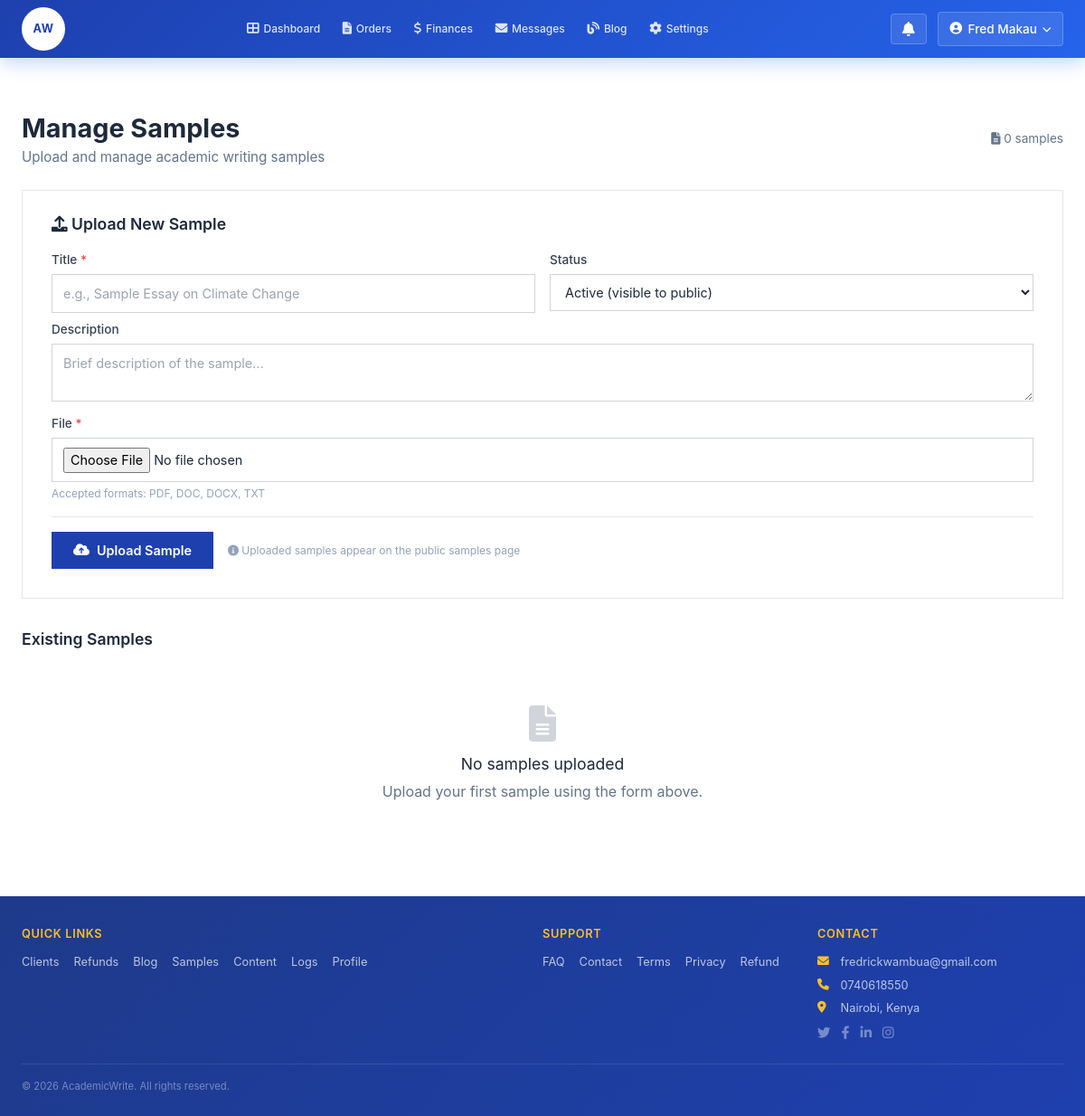
The page /api/v1/admin/samples/ (signed in) on the database as committed earlier.
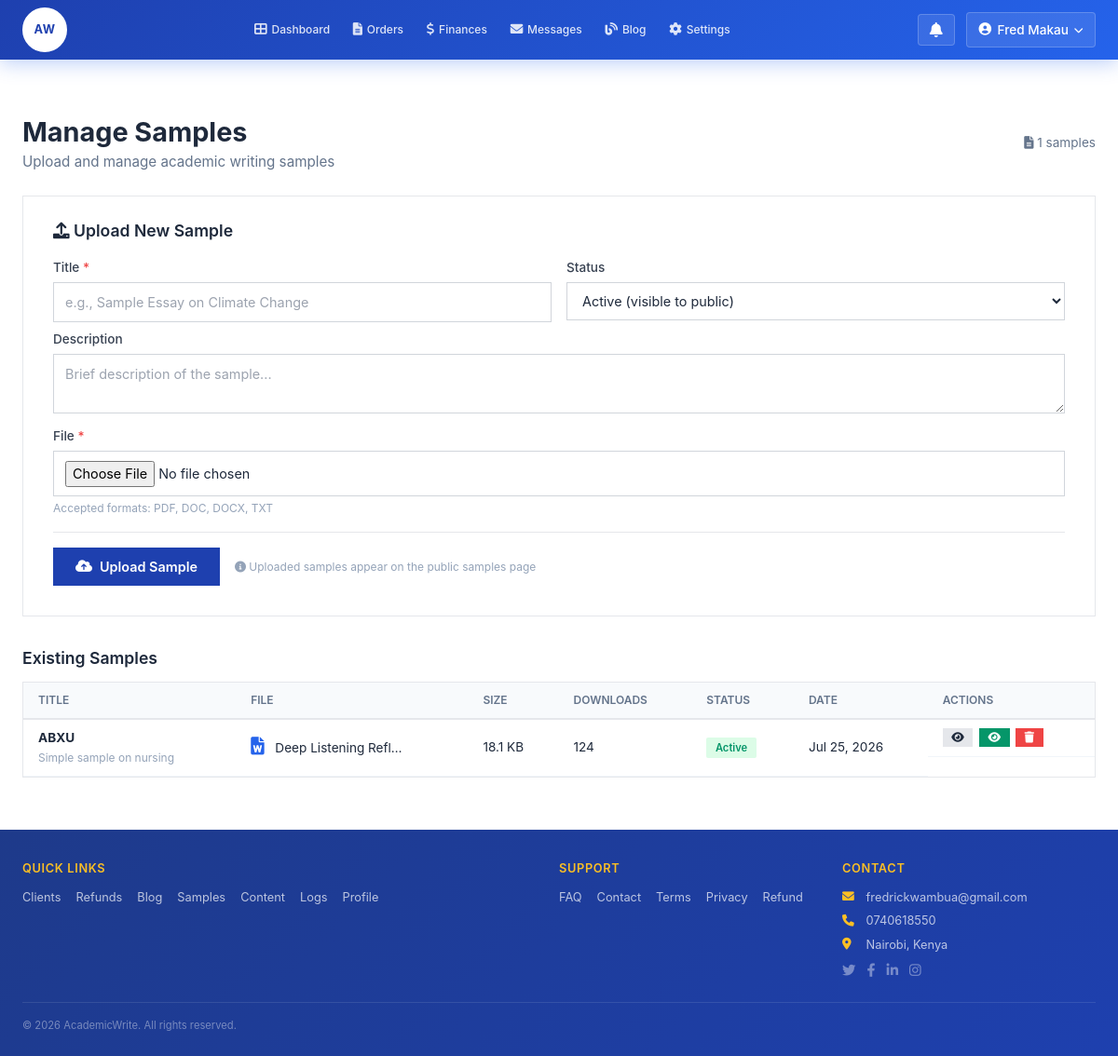
The same page on the database as committed later.
### apps/admin_portal/models.py (models this page shows, shortened)
class Sample(models.Model):
    id = models.UUIDField(primary_key=True, default=uuid.uuid4, editable=False)
    title = models.CharField(max_length=200)
    description = models.TextField(blank=True)
    file = models.FileField(upload_to='samples/')
    file_name = models.CharField(max_length=255)
    file_size = models.IntegerField()
    file_type = models.CharField(max_length=100)
    uploaded_by = models.ForeignKey(User, on_delete=models.SET_NULL, null=True)
    downloads = models.PositiveIntegerField(default=0)
    is_active = models.BooleanField(default=True)
    created_at = models.DateTimeField(auto_now_add=True)
    updated_at = models.DateTimeField(auto_now=True)
    class Meta:
        db_table = 'samples'
        ordering = ['-created_at']

### apps/admin_portal/views.py (the view)
    def wrapper(request, *args, **kwargs):
        if not is_admin(request.user):
            return render(request, 'access_denied.html')
        return view_func(request, *args, **kwargs)

### apps/admin_portal/views.py (called while the page is built, shortened)
def is_admin(user):
    return user.is_authenticated and user.role == 'admin'

def admin_required(view_func):
    def wrapper(request, *args, **kwargs):
        if not is_admin(request.user):
            return render(request, 'access_denied.html')
        return view_func(request, *args, **kwargs)
    return wrapper

@login_required
@admin_required
def admin_samples(request):
    samples = Sample.objects.all().order_by('-created_at')
    context = {'samples': samples}
    return render(request, 'admin/samples.html', context)

### templates/admin/samples.html (shortened to what the changed rows need)
{% extends "admin_base.html" %}
{% block content %}
<div class="samples-admin container">
    <div class="page-header">
        <div>
            <h1>Manage Samples</h1>
            <p class="subtitle">Upload and manage academic writing samples</p>
        </div>
        <span style="font-size:0.85rem; color:#64748b;">
            <i class="fas fa-file-alt"></i> {{ samples|length }} samples
        </span>
    </div>
    <div class="upload-section">
        <h2><i class="fas fa-upload"></i> Upload New Sample</h2>
    </div>
    {% if samples %}
        <div class="samples-table-wrapper">
            <table class="samples-table">
                <thead>
                    <tr>
                        <th>Title</th>
                        <th>File</th>
                        <th>Size</th>
                        <th>Downloads</th>
                        <th>Status</th>
                        <th>Date</th>
                        <th>Actions</th>
                    </tr>
                </thead>
                <tbody>
                    {% for sample in samples %}
                        <tr>
                            <td>
                                <strong>{{ sample.title }}</strong>
                                {% if sample.description %}
                                    <br><span style="font-size:0.75rem; color:#94a3b8;">{{ sample.description|truncatechars:40 }}</span>
                                {% endif %}
                            </td>
                            <td>
                                {% if sample.file_type == 'application/pdf' %}
                                    <i class="fas fa-file-pdf file-icon pdf"></i>
                                {% elif sample.file_type == 'application/msword' %}
                                    <i class="fas fa-file-word file-icon doc"></i>
                                {% elif sample.file_type == 'application/vnd.openxmlformats-officedocument.wordprocessingml.document' %}
                                    <i class="fas fa-file-word file-icon docx"></i>
                                {% else %}
                                    <i class="fas fa-file-alt file-icon other"></i>
                                {% endif %}
                                {{ sample.file_name|truncatechars:20 }}
                            </td>
                            <td>{{ sample.file_size|filesizeformat }}</td>
                            <td>{{ sample.downloads }}</td>
                            <td>
                                <span class="status-badge {% if sample.is_active %}active{% else %}inactive{% endif %}">
                                    {% if sample.is_active %}Active{% else %}Inactive{% endif %}
                                </span>
                            </td>
                            <td>{{ sample.created_at|date:"M d, Y" }}</td>
                            <td class="actions-cell">
                                <a href="{{ sample.file.url }}" target="_blank" class="action-btn view" title="View">
                                    <i class="fas fa-eye"></i>
                                </a>
                                <a href="#" class="action-btn toggle {% if sample.is_active %}active{% endif %}" data-action="toggle" data-id="{{ sample.id }}" title="{% if sample.is_active %}Hide{% else %}Show{% endif %}">
                                    <i class="fas fa-{% if sample.is_active %}eye{% else %}eye-slash{% endif %}"></i>
                                </a>
                                <a href="#" class="action-btn delete" data-action="delete" data-id="{{ sample.id }}" data-title="{{ sample.title }}" title="Delete">
                                    <i class="fas fa-trash"></i>
                                </a>
                            </td>
                        </tr>
                    {% endfor %}
                </tbody>
            </table>
        </div>
    {% else %}
        <div class="empty-state">
            <i class="fas fa-file-alt"></i>
            <h3>No samples uploaded</h3>
            <p>Upload your first sample using the form above.</p>
        </div>
    {% endif %}
</div>
{% endblock %}

Rows that differ between the two databases and show on the page:
added Sample: title "ABXU", description "Simple sample on nursing", file_name "Deep Listening Refl…", file_size|filesizeformat "18.1 KB", downloads "124", is_active "Active", created_at "Jul 25, 2026"
Other text that changed with them:
{{ samples|length }}: "0" → "1"
text no longer shown: "No samples uploaded Upload your first sample using the form above."
text now shown: "TITLE FILE SIZE DOWNLOADS STATUS DATE ACTIONS"
